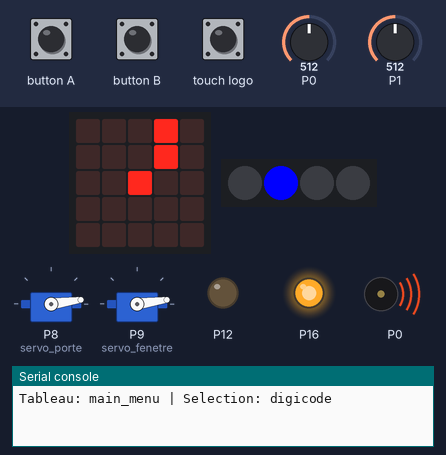
The program below on a simulated BBC micro:bit running MicroPython. Shown: the board's 5×5 LED display, 4 RGB LEDs in strip order, left to right, 2 × servo, output pins drawn as LEDs (lit = HIGH), buzzer (waves = sounding), the last lines printed to the serial console. Inputs (shaded band) come from the test bench; at power-on: P1 = 512, P0 = 512 (analog values on the 0–1023 scale). Random numbers come from a fixed seed; servo angles are drawn from the pulse width (0.5 ms = 0°, 2.5 ms = 180°); pins used as bus, display or sensor lines are not drawn.

Above: at 1.2 s.
1.3 s: P1 set to 492
At 1.55 s:
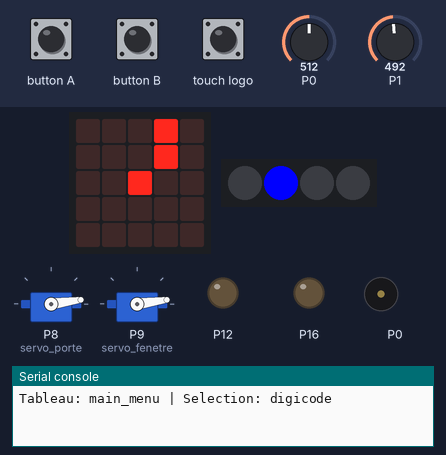
At 2.91 s:
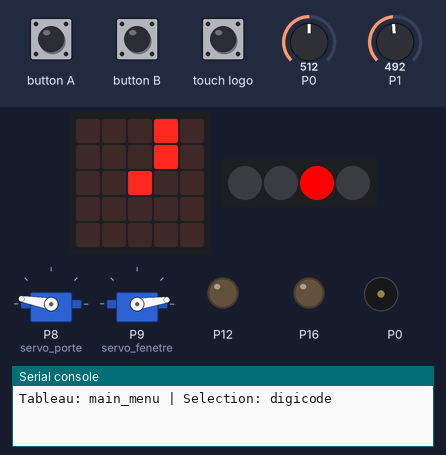
3.6 s: P0 set to 492
7.0 s: button A pressed for 0.85 s
9.5 s: P1 set to 510
11.0 s: button B pressed for 0.85 s
At 13.0 s:
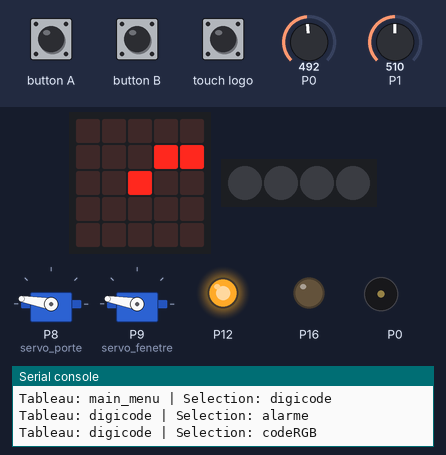
13.3 s: P0 set to 510
At 13.75 s:
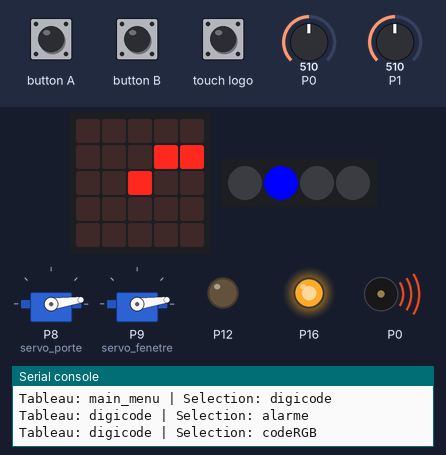
Timing chart, 0 to 16.5 s (numbered marks = the images above; inputs shaded):
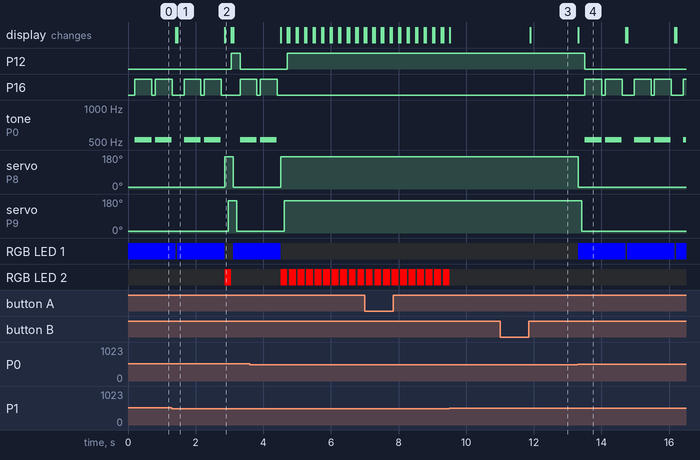

The program:

smart_home_microbit.py
```python
from microbit import *
from random import randint
import time
import math
import audio
import music
import neopixel

# ----------------------
# Constantes & matériel
# ----------------------
# LEDs NeoPixel (4 LEDs sur pin14)
N_LEDS = 4
PIN_NEOPIX = pin14
leds = neopixel.NeoPixel(PIN_NEOPIX, N_LEDS)

# Seuils capteurs
RAIN_THRESHOLD = 500
GAS_THRESHOLD = 500
LIGHT_NIGHT = 20

# Actionneurs (servos, relais, etc.)
# pin8 : porte, pin9 : fenêtre
class Servo:
    def __init__(self, pin, freq=50, min_us=600, max_us=2400, angle=180):
        self.min_us = min_us
        self.max_us = max_us
        self.freq = freq
        self.angle = angle
        self.pin = pin
        analog_period = round((1 / self.freq) * 1000)  # période en ms
        self.pin.set_analog_period(analog_period)

    def write_us(self, us):
        us = min(self.max_us, max(self.min_us, us))
        duty = round(us * 1024 * self.freq // 1000000)
        self.pin.write_analog(duty)
        sleep(100)
        self.pin.write_analog(0)

    def write_angle(self, degrees=None):
        if degrees is None:
            degrees = 0
        degrees = degrees % 360
        total_range = self.max_us - self.min_us
        us = self.min_us + total_range * degrees // self.angle
        self.write_us(us)

servo_porte = Servo(pin8)
servo_fenetre = Servo(pin9)

# Sorties diverses
pin12.write_digital(0)
pin13.write_analog(0)
pin16.write_digital(0)

# ----------------------
# Ressources visuelles & audio
# ----------------------
leds.clear(); leds.show()

bateau = Image("00099:" "09090:" "09090:" "99999:" "09990")
cross = Image("90009:" "09090:" "00900:" "09090:" "90009")

alarm_signal = ['c5:4', 'e5:4', 'c5:4', 'e5:4', 'c5:4', 'e5:4']
bip_signal = ['c5:4']

# ----------------------
# Menus hiérarchiques
# ----------------------
menus = {
    0:  {"contenu": ["main_menu", "digicode", "led 5x5", "capteurs", "music", "RGB", "Aération"]},
    1:  {"contenu": ["digicode", "alarme", "codeRGB"]},
    11: {"contenu": ["alarme", "on", "off"]},
    2:  {"contenu": ["led_5x5", "croix", "bateau", "coeur"]},
    3:  {"contenu": ["capteurs", "gaz", "time", "rain", "temp"]},
    4:  {"contenu": ["music", "song1", "song2", "song3"]},
    5:  {"contenu": ["RGB", "disco", "breath", "on", "off"]},
    6:  {"contenu": ["Aeration", "ouvrir", "fermer"]},
    31: {"contenu": ["gaz", "value"]},
    32: {"contenu": ["time", "cycle"]},
    33: {"contenu": ["rain", "value"]},
    34: {"contenu": ["temp", "value"]},
}

numero_tableau_actuel = 0
ligne_actuelle = 1  # on ignore l'index 0 (nom du tableau)


def calculer_numero_suivant(numero_actuel, ligne):
    # concaténation décimale correcte
    return numero_actuel * 10 + ligne


def afficher_tableau_actuel():
    tableau = menus[numero_tableau_actuel]["contenu"]
    nom = tableau[0]
    selection = tableau[ligne_actuelle]
    print("Tableau:", nom, "| Selection:", selection)
    display.show(Image.ALL_CLOCKS[ligne_actuelle % len(Image.ALL_CLOCKS)])


def passer_a_ligne_suivante():
    global ligne_actuelle
    tableau = menus[numero_tableau_actuel]["contenu"]
    ligne_actuelle = (ligne_actuelle + 1) % len(tableau)
    if ligne_actuelle == 0:
        ligne_actuelle = 1
    afficher_tableau_actuel()


def passer_a_ligne_precedente():
    global ligne_actuelle
    tableau = menus[numero_tableau_actuel]["contenu"]
    ligne_actuelle -= 1
    if ligne_actuelle < 1:
        ligne_actuelle = len(tableau) - 1
    afficher_tableau_actuel()


def validation():
    global numero_tableau_actuel, ligne_actuelle
    numero_suivant = calculer_numero_suivant(numero_tableau_actuel, ligne_actuelle)
    if numero_suivant not in menus:
        print("Erreur : tableau suivant non trouvé.")
        display.show(Image.NO)
        return
    numero_tableau_actuel = numero_suivant
    ligne_actuelle = 1
    afficher_tableau_actuel()


def retour_tableau_precedent():
    global numero_tableau_actuel, ligne_actuelle
    if numero_tableau_actuel < 10:
        numero_tableau_actuel = 0
    else:
        numero_tableau_actuel //= 10
    ligne_actuelle = 1
    afficher_tableau_actuel()


# ----------------------
# Helpers actionneurs
# ----------------------

def leds_all_off():
    leds.clear(); leds.show()


def leds_set(idx, r, g, b):
    if 0 <= idx < N_LEDS:
        leds[idx] = (r, g, b)
        leds.show()


def alarme_flash_beep(sequence, repeats=1):
    for _ in range(repeats):
        pin16.write_digital(1)
        music.play(sequence)
        pin16.write_digital(0)
        sleep(100)


def ouvrir_aeration():
    servo_porte.write_angle(180)
    servo_fenetre.write_angle(180)
    pin12.write_digital(1)
    pin13.write_analog(700)


def fermer_aeration():
    servo_porte.write_angle(0)
    servo_fenetre.write_angle(0)
    pin12.write_digital(0)
    pin13.write_analog(0)


# ----------------------
# Boucle principale
# ----------------------

def verifier_appui():
    start_time_a = 0
    start_time_b = 0

    afficher_tableau_actuel()

    while True:
        # --- Gestion navigation A/B (avec appui court/long)
        if button_a.is_pressed() and start_time_a == 0:
            start_time_a = time.ticks_ms()
        if not button_a.is_pressed() and start_time_a != 0:
            duration_a = time.ticks_ms() - start_time_a
            start_time_a = 0
            if duration_a < 1000:
                passer_a_ligne_suivante()
            else:
                validation()

        if button_b.is_pressed() and start_time_b == 0:
            start_time_b = time.ticks_ms()
        if not button_b.is_pressed() and start_time_b != 0:
            duration_b = time.ticks_ms() - start_time_b
            start_time_b = 0
            if duration_b < 1000:
                passer_a_ligne_precedente()
            else:
                retour_tableau_precedent()

        # --- Lecture capteurs (robuste)
        try:
            pluie = pin0.read_analog()
        except Exception as e:
            pluie = 0
            print("Erreur lecture pluie:", e)

        try:
            gaz = pin1.read_analog()
        except Exception as e:
            gaz = 1023
            print("Erreur lecture gaz:", e)

        # --- Réactions automatiques (sécurité)
        if pluie > RAIN_THRESHOLD:
            leds_all_off()
            leds_set(1, 0, 0, 255)
            fermer_aeration()
            alarme_flash_beep(['c5:4'], repeats=2)
            leds_all_off()

        if gaz < GAS_THRESHOLD:
            leds_all_off()
            leds_set(2, 255, 0, 0)
            ouvrir_aeration()
            leds_all_off()

        # --- Actions contextuelles via logo
        if pin_logo.is_touched():
            if numero_tableau_actuel == 2:
                if ligne_actuelle == 1:
                    display.show(cross)
                elif ligne_actuelle == 2:
                    display.show(bateau)
                elif ligne_actuelle == 3:
                    display.show(Image.HEART)

            elif numero_tableau_actuel == 4:
                if ligne_actuelle == 1:
                    audio.play(Sound.HAPPY)
                elif ligne_actuelle == 2:
                    audio.play(Sound.HELLO)
                elif ligne_actuelle == 3:
                    audio.play(Sound.YAWN)

            elif numero_tableau_actuel == 6:
                if ligne_actuelle == 1:
                    ouvrir_aeration()
                elif ligne_actuelle == 2:
                    fermer_aeration()

            elif numero_tableau_actuel == 11:
                if ligne_actuelle == 1:
                    alarme_flash_beep(alarm_signal, repeats=5)
                elif ligne_actuelle == 2:
                    alarme_flash_beep(bip_signal, repeats=5)

            elif numero_tableau_actuel == 5:
                if ligne_actuelle == 1:
                    for i in range(N_LEDS):
                        r = randint(0, 255)
                        g = randint(0, 255)
                        b = randint(0, 255)
                        leds[i] = (r, g, b)
                        leds.show()
                        sleep(100)
                elif ligne_actuelle == 2:
                    for val in range(0, 256, 8):
                        for i in range(N_LEDS):
                            leds[i] = (val, val, val)
                        leds.show()
                        sleep(20)
                    for val in range(255, -1, -8):
                        for i in range(N_LEDS):
                            leds[i] = (val, val, val)
                        leds.show()
                        sleep(20)
                elif ligne_actuelle == 3:
                    for i in range(N_LEDS):
                        leds[i] = (255, 255, 255)
                    leds.show()
                elif ligne_actuelle == 4:
                    leds_all_off()

            elif numero_tableau_actuel == 31 and ligne_actuelle == 1:
                print("le taux de gaz actuel est de", gaz)
            elif numero_tableau_actuel == 32 and ligne_actuelle == 1:
                light = display.read_light_level()
                print("il fait nuit" if light < LIGHT_NIGHT else "il fait jour")
            elif numero_tableau_actuel == 33 and ligne_actuelle == 1:
                print("il pleut" if pluie > RAIN_THRESHOLD else "la meteo est claire")
            elif numero_tableau_actuel == 34 and ligne_actuelle == 1:
                temp = temperature()
                print("nous avons une temperature de", temp, "°C")

            sleep(200)

        sleep(50)


verifier_appui()
```

Measured:
- the behaviour switches between 500 and 499 on P1 (found by bisection; images 0 and 1)
- after the input at 1.3 s, P12: LOW → HIGH after 1.8 s, → LOW 0.25 s later; servo on P8 (servo_porte): 8° → 170° after 1.6 s, → 8° 0.25 s later; servo on P9 (servo_fenetre): 8° → 170° after 1.7 s, → 8° 0.25 s later
- after the input at 11.0 s, the display: changes after 0.89 s (image 3)
- after the input at 13.3 s, P12: HIGH → LOW after 0.21 s; P16: LOW → HIGH after 0.21 s, → LOW 0.50 s later, → HIGH 0.10 s later, → LOW 0.50 s later, … (9 changes in this stretch)
- what the display in image 1 shows lasts 1.4 s, from 1.5 s to 2.9 s
